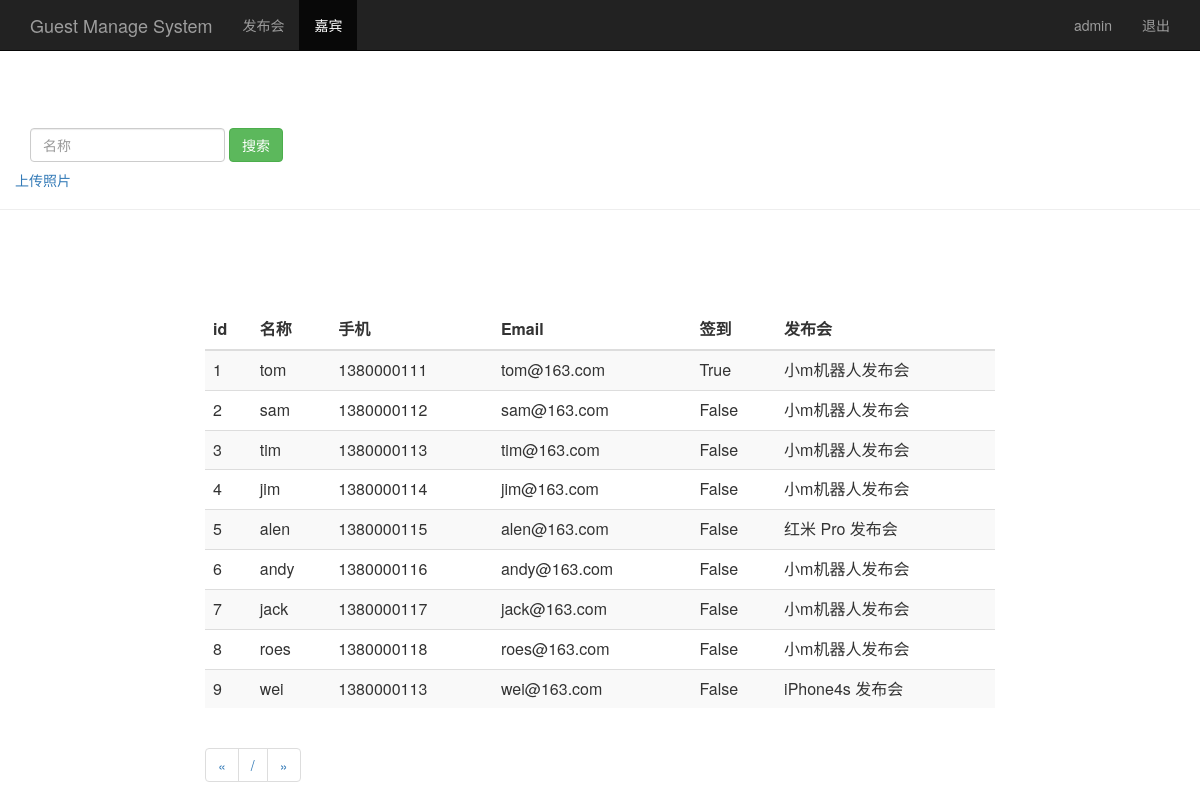
/search_guest_name/ (signed in), run on the app's committed database.
### sign/models.py (models this page shows, shortened)
class Guest(models.Model):
    event = models.ForeignKey(Event) # 关联发布会id
    realname = models.CharField(max_length=64) # 姓名
    phone = models.CharField(max_length=16) # 手机号
    email = models.EmailField() # 邮箱
    sign = models.BooleanField() # 签到状态
    headphoto=models.CharField(max_length=100) #照片存放路径
    create_time = models.DateTimeField(auto_now=True) # 创建时间（自动获取当前时间）
    class Meta:
        unique_together = ("event", "phone")

class Event(models.Model):
    name = models.CharField(max_length=100) # 发布会标题
    limit = models.IntegerField() # 参加人数
    status = models.BooleanField() # 状态
    address = models.CharField(max_length=200) # 地址
    start_time = models.DateTimeField('events time') # 发布会时间
    create_time = models.DateTimeField(auto_now=True) # 创建时间（自动获取当前时间）
    def __str__(self):
        return self.name# 嘉宾表

### sign/views.py (the view)
# urls.py: url(r'^search_guest_name/$', views.search_guest_name),
@login_required
def search_guest_name(request):
    username = request.session.get('user', '')
    search_name = request.GET.get("name", "")
    guest_list = Guest.objects.filter(realname__contains=search_name)
    return render(request, "guest_manage.html", {"user": username, "guests": guest_list})

### templates/guest_manage.html (shortened to what this page needs)
<html lang="zh-CN">
	<head>
	{% load bootstrap3 %}
	{% bootstrap_css %}
	</head>
	<body role="document">
		<nav class="navbar navbar-inverse navbar-fixed-top">
			<div class="container">
				<div class="navbar-header">
					<a class="navbar-brand" href="/event_manage/">Guest Manage System</a>
				</div>
				<div id="navbar" class="collapse navbar-collapse">
					<ul class="nav navbar-nav">
						<li><a href="/event_manage/">发布会</a></li>
						<li class="active"><a href="#">嘉宾</a></li>
					</ul>
					<ul class="nav navbar-nav navbar-right">
						<li><a href="#"><span>{% bootstrap_icon "user" %} {{user}}</span></a></li>
						<li><a href="/logout/">退出</a></li>
					</ul>
				</div>
			</div>
		</nav>
		<div class="page-header" style="padding-top: 80px;">
			<div id="navbar" class="navbar-collapse collapse">
				<form class="navbar-form" method="get" action="/search_guest_name/">
					<div class="form-group">
						<input name="name" type="text" placeholder="名称" class="form-control">
					</div>
					<button type="submit" class="btn btn-success">搜索</button>
				</form>
				<p><a href="/upload_image/">上传照片</a></p>
			</div>
		</div>
		<div class="row" style="padding-top: 80px;">
			<div class="col-md-2">
			</div>
				<div class="col-md-8">
					<table class="table table-striped">
						<thead>
							<tr>
								<th>id</th>
								<th>名称</th>
								<th>手机</th>
								<th>Email</th>
								<th>签到</th>
								<th>发布会</th>
							</tr>
						</thead>
						<tbody> {% for guest in guests %}
						<tr>
							<td>{{ guest.id }}</td>
							<td>{{ guest.realname }}</td>
							<td>{{ guest.phone }}</td>
							<td>{{ guest.email }}</td>
							<td>{{ guest.sign }}</td>
							<td>{{ guest.event }}</td>
						</tr>
						{% endfor %}
						</tbody>
					</table>
		<nav aria-label="Page navigation">
			<ul class="pagination">
				<li>
						<span aria-hidden="true">&laquo;</span>
				</li>
				<li>
					<a>{{ guests.number }} / {{ guests.paginator.num_pages }}</a>
				</li>
				<li>
					<span aria-hidden="true">&raquo;</span>
				</li>
			</ul>
		</nav>
		</div>
		<div class="col-md-2">
		</div>
	</body>
</html>

### data on the page
Guest: id "1", realname "tom", phone "1380000111", email "tom@163.com", sign "True", event "小m机器人发布会"
Guest: id "2", realname "sam", phone "1380000112", email "sam@163.com", sign "False", event "小m机器人发布会"
Guest: id "3", realname "tim", phone "1380000113", email "tim@163.com", sign "False", event "小m机器人发布会"
Guest: id "4", realname "jim", phone "1380000114", email "jim@163.com", sign "False", event "小m机器人发布会"
Guest: id "5", realname "alen", phone "1380000115", email "alen@163.com", sign "False", event "红米 Pro 发布会"
Guest: id "6", realname "andy", phone "1380000116", email "andy@163.com", sign "False", event "小m机器人发布会"
Guest: id "7", realname "jack", phone "1380000117", email "jack@163.com", sign "False", event "小m机器人发布会"
Guest: id "8", realname "roes", phone "1380000118", email "roes@163.com", sign "False", event "小m机器人发布会"
Guest: id "9", realname "wei", phone "1380000113", email "wei@163.com", sign "False", event "iPhone4s 发布会"

### other printed values
{{ user }} "admin"
